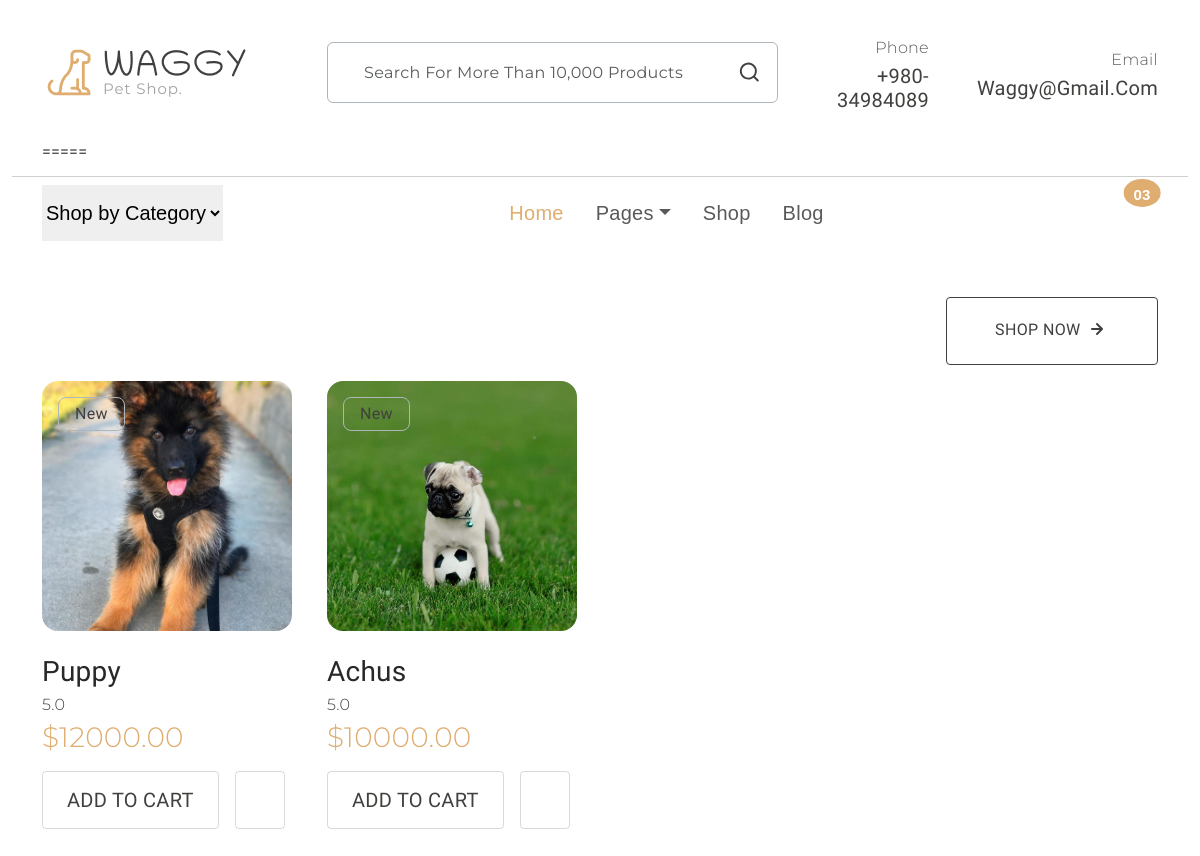
The page /allpets/ on the database as committed earlier.
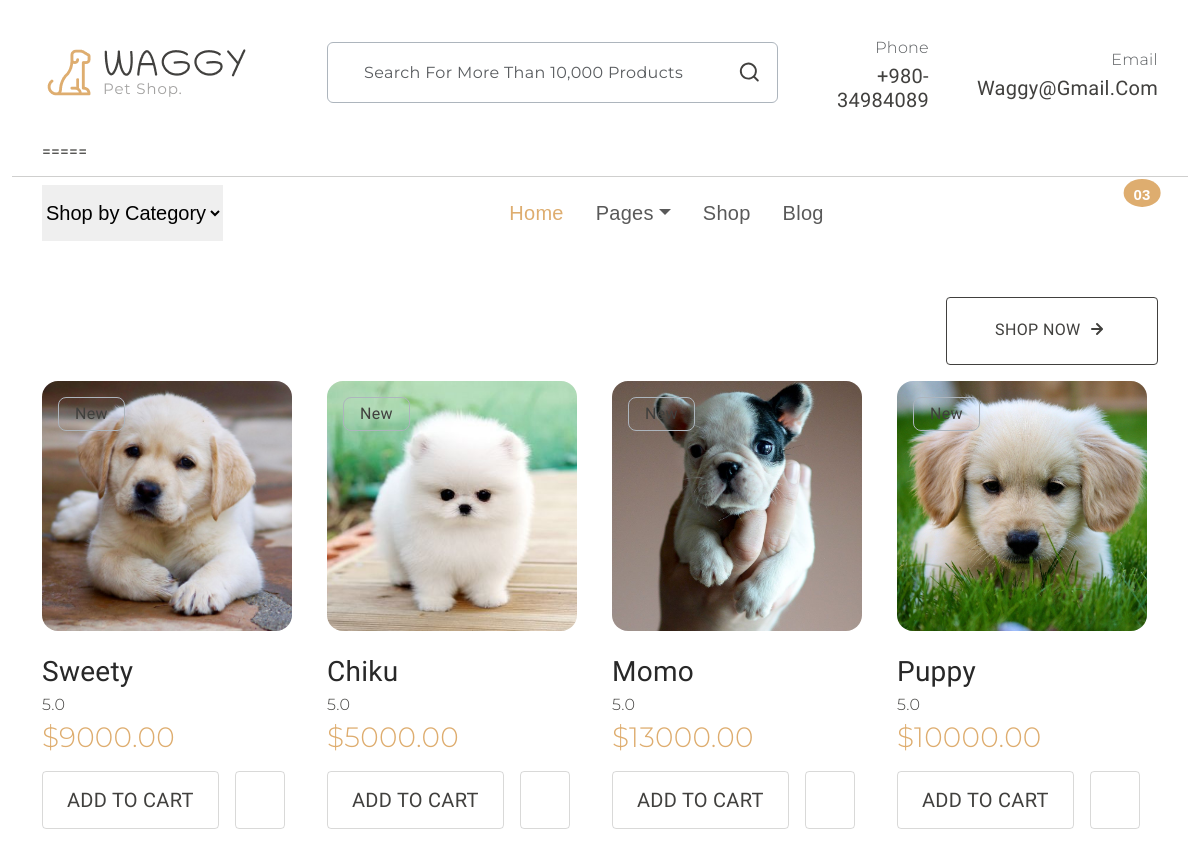
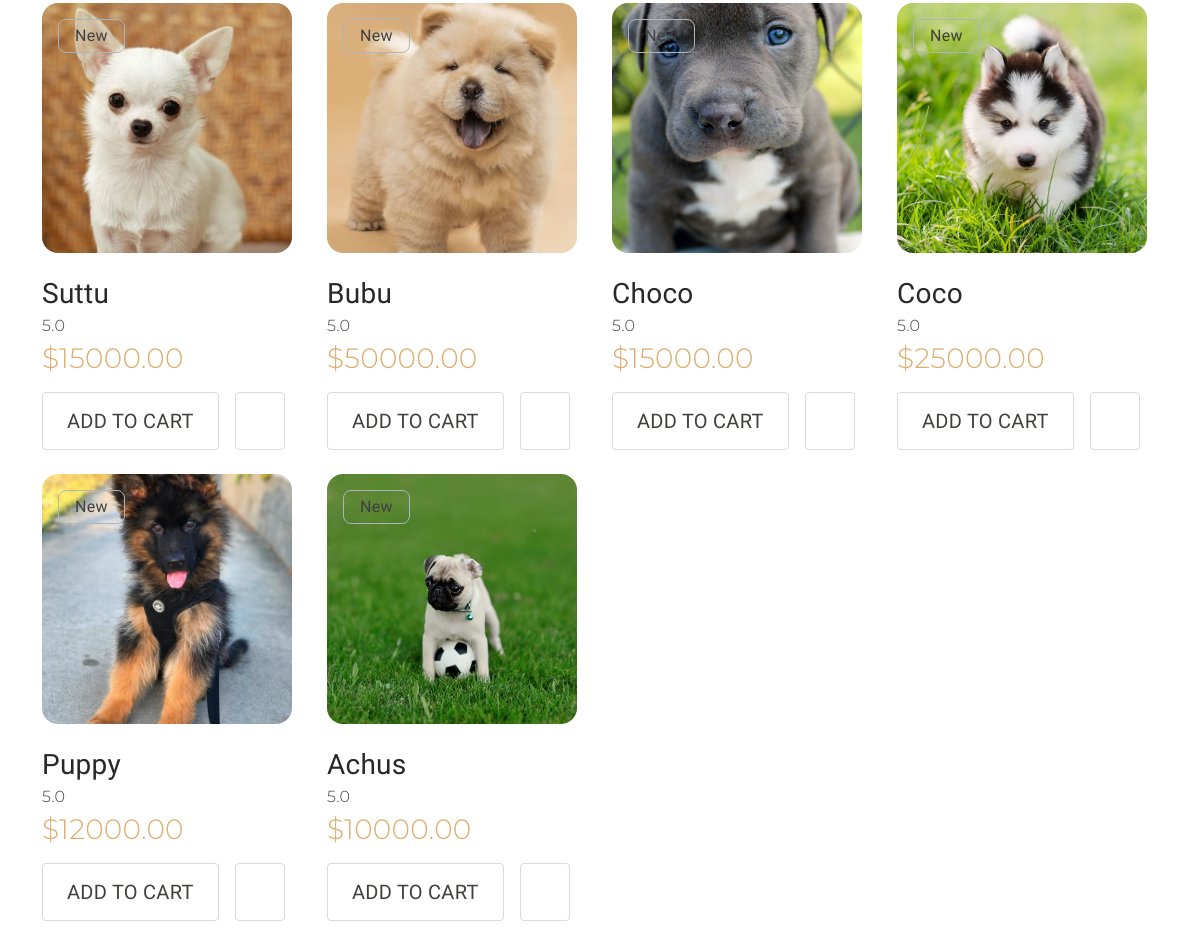
The same page on the database as committed later (2 pictures, top to bottom).
### shop/models.py (models this page shows, shortened)
class Pet(models.Model):
    CATEGORY = models.ForeignKey(PetCategory, on_delete=models.CASCADE)
    name = models.CharField(max_length=100)
    image = models.ImageField(upload_to='pet_images/',default='pet_images/default.jpg')
    description = models.TextField()
    breed = models.CharField(max_length=100)
    price = models.DecimalField(max_digits=10, decimal_places=2)
    age = models.PositiveIntegerField()
    size = models.CharField(max_length=50)

### shop/views.py (the view)
# urls.py: path('allpets/',views.allpets,name='allpets'),
def allpets(request):
    pets = Pet.objects.all().order_by('-id')
    return render(request,"allpets.html", {"pets": pets})

### templates/allpets.html (shortened to what this page needs)
{% extends 'base.html' %}
{% block content %}
{% load static %}
 <section id="clothing" class="my-5 overflow-hidden">
    <div class="container pb-5">
      <div class="section-header d-md-flex justify-content-between align-items-center mb-3">
        <div>
          <a href="#" class="btn btn-outline-dark btn-lg text-uppercase fs-6 rounded-1">
            shop now
            <svg width="24" height="24" viewBox="0 0 24 24" class="mb-1">
              <use xlink:href="#arrow-right"></use>
            </svg></a>
        </div>
      </div>
      <div class="products-carousel">
        <div class="row">
          {% for pet in pets %}
          <div class="col-12 col-md-6 col-lg-3 mb-4">
            <div class="z-1 position-absolute rounded-3 m-3 px-3 border border-dark-subtle">
              New
            </div>
            <div class="card position-relative">
              <a href="{% url 'detailes' pet.id %}"><img src="{{ pet.image.url }}" class="img-fluid rounded-4" alt="image" style="width: 250px; height: 250px; object-fit: cover;"></a>
              <div class="card-body p-0">
                <a href="{% url 'detailes' pet.id %}">
                  <h3 class="card-title pt-4 m-0">{{ pet.name }}</h3>
                </a>
                <div class="card-text">
                  <span class="rating secondary-font">
                    5.0</span>
                  <h3 class="secondary-font text-primary">${{ pet.price }}</h3>
                  <div class="d-flex flex-wrap mt-3">
                    <a href="#" class="btn-cart me-3 px-4 pt-3 pb-3">
                      <h5 class="text-uppercase m-0">Add to Cart</h5>
                    </a>
                    <a href="#" class="btn-wishlist px-4 pt-3 ">
                    </a>
                  </div>
                </div>
              </div>
            </div>
          </div>
          {% endfor %}
        </div>
      </div>
    </div>
  </section>
{% endblock %}

### templates/base.html (shortened to what this page needs)
{% load static %}
<!DOCTYPE html>
<html lang="en">
<head>
</head>
<link rel="stylesheet" href="https://cdn.jsdelivr.net/npm/swiper@9/swiper-bundle.min.css" />
<link href="https://cdn.jsdelivr.net/npm/bootstrap@5.3.0-alpha3/dist/css/bootstrap.min.css" rel="stylesheet"
>
<link rel="stylesheet" type="text/css" href="{% static 'css/vendor.css' %}">
<link rel="stylesheet" type="text/css" href="{% static 'style.css' %}">
</head>
<body>
  <header>
    <div class="container py-2">
      <div class="row py-4 pb-0 pb-sm-4 align-items-center ">
        <div class="col-sm-4 col-lg-3 text-center text-sm-start">
          <div class="main-logo">
            <a href="index.html">
              <img src="{% static 'images/logo.png' %}" alt="logo" class="img-fluid">
            </a>
          </div>
        </div>
        <div class="col-sm-6 offset-sm-2 offset-md-0 col-lg-5 d-none d-lg-block">
          <div class="search-bar border rounded-2 px-3 border-dark-subtle">
            <form id="search-form" class="text-center d-flex align-items-center" action="" method="">
              <input type="text" class="form-control border-0 bg-transparent"
                placeholder="Search for more than 10,000 products" />
              <svg xmlns="http://www.w3.org/2000/svg" width="24" height="24" viewBox="0 0 24 24">
                <path fill="currentColor"
                  d="M21.71 20.29L18 16.61A9 9 0 1 0 16.61 18l3.68 3.68a1 1 0 0 0 1.42 0a1 1 0 0 0 0-1.39ZM11 18a7 7 0 1 1 7-7a7 7 0 0 1-7 7Z" />
              </svg>
            </form>
          </div>
        </div>
        <div
          class="col-sm-8 col-lg-4 d-flex justify-content-end gap-5 align-items-center mt-4 mt-sm-0 justify-content-center justify-content-sm-end">
          <div class="support-box text-end d-none d-xl-block">
            <span class="fs-6 secondary-font text-muted">Phone</span>
            <h5 class="mb-0">+980-34984089</h5>
          </div>
          <div class="support-box text-end d-none d-xl-block">
            <span class="fs-6 secondary-font text-muted">Email</span>
            <h5 class="mb-0">waggy@gmail.com</h5>
          </div>
        </div>
      </div>=====
    </div>
    <div class="container-fluid">
      <hr class="m-0">
    </div>
    <div class="container" style="font-size: 20px;font-family: 'Lucida Sans', 'Lucida Sans Regular', 'Lucida Grande', 'Lucida Sans Unicode', Geneva, Verdana, sans-serif;">
      <nav class="main-menu d-flex navbar navbar-expand-lg ">
        <div class="offcanvas offcanvas-end" tabindex="-1" id="offcanvasNavbar" aria-labelledby="offcanvasNavbarLabel">
          <div class="offcanvas-body justify-content-between">
            <select class="filter-categories border-0 mb-0 me-5">
              <option>Shop by Category</option>
            </select>
            <ul class="navbar-nav menu-list list-unstyled d-flex gap-md-3 mb-0">
              <li class="nav-item">
                <a href="/" class="nav-link active">Home</a>
              </li>
              <li class="nav-item dropdown">
                <a class="nav-link dropdown-toggle" role="button" id="pages" data-bs-toggle="dropdown"
                  aria-expanded="false">Pages</a>
              </li>
              <li class="nav-item">
                <a href="/allpets/" class="nav-link">Shop</a>
              </li>
              <li class="nav-item">
                <a href="index.html" class="nav-link">Blog</a>
              </li>
            </ul>
            <div class="d-none d-lg-flex align-items-end">
              <ul class="d-flex justify-content-end list-unstyled m-0">
                <li>
                </li>
                <li>
                </li>
                <li class="">
                  <a href="index.html" class="mx-3" data-bs-toggle="offcanvas" data-bs-target="#offcanvasCart"
                    aria-controls="offcanvasCart">
                    <span class="position-absolute translate-middle badge rounded-circle bg-primary pt-2">
                      03
                    </span>
                  </a>
                </li>
              </ul>
            </div>
          </div>
        </div>
      </nav>
    </div>
  </header>
  {% block content %}
  {% endblock %}
</body>
</html>

### static/style.css (style rules this page uses)
:root { --header-height: 160px; --header-height-min: 80px; }
:root { --accent-color: #DEAD6F; --dark-color: #222222; --light-dark-color: #727272; --light-color: #fff; --grey-color: #dbdbdb; --light-grey-color: #fafafa; --primary-color: #6995B1; --light-primary-color: #eef1f3; }
:root { --body-font: 'Chilanka', cursive; --heading-font: 'Chilanka', cursive; --secondary-font: 'Montserrat', sans-serif; }
body { --bs-link-color: #333; --bs-link-hover-color: #333; --bs-link-color-rgb: 40, 40, 40; --bs-link-hover-color-rgb: 0, 0, 0; --bs-light-rgb: 248, 248, 248; --bs-font-sans-serif: 'Chilanka', cursive; --bs-body-font-family: var(--bs-font-sans-serif); --bs-body-font-size: 1rem; --bs-body-font-weight: 400; --bs-body-line-height: 2; --bs-body-color: #41403E; --bs-primary: #DEAD6F; --bs-primary-rgb: 222, 173, 111; --bs-primary-bg-subtle: #FFF9EB; --bs-border-color: #F7F7F7; --bs-secondary-rgb: 230, 243, 251; --bs-success-rgb: 238, 245, 228; --bs-danger-rgb: 249, 235, 231; --bs-warning-rgb: 255, 249, 235; --bs-info-rgb: 230, 243, 250; }
.btn-outline-dark { transition: all 0.3s ease-in; padding: 1.2rem 3rem; letter-spacing: 0.02375rem; text-transform: uppercase; --bs-btn-color: #41403E; --bs-btn-border-color: #41403E; --bs-btn-hover-color: #fff; --bs-btn-hover-bg: #41403E; --bs-btn-hover-border-color: #41403E; --bs-btn-focus-shadow-rgb: 33, 37, 41; --bs-btn-active-color: #fff; --bs-btn-active-bg: #41403E; --bs-btn-active-border-color: #41403E; --bs-btn-active-shadow: inset 0 3px 5px rgba(0, 0, 0, 0.125); --bs-btn-disabled-color: #41403E; --bs-btn-disabled-bg: transparent; --bs-btn-disabled-border-color: #41403E; --bs-gradient: none; }
body { letter-spacing: 0.01625rem; }
h1, h2, h3, h4, h5, h6 { font-family: var(--heading-font); color: var(--bs-body-color); font-weight: 400; text-transform: capitalize; }
a { text-decoration: none; }
.secondary-font { font-family: var(--secondary-font); font-weight: 300; }
.search-bar { border: 1px solid #EAEAEA; }
.search-bar ::placeholder { font-family: var(--secondary-font); }
.navbar-nav .nav-link.active, .navbar-nav .nav-link.show, .nav-link:focus, .nav-link:hover { color: var(--accent-color); }
.card { --bs-card-inner-border-radius: none; --bs-card-bg: transparent; background-color: transparent; border: none; }
a.btn-cart { border-radius: 0.25rem; border: 1px solid rgba(65, 64, 62, 0.20); }
a.btn-wishlist { border-radius: 0.25rem; border: 1px solid rgba(65, 64, 62, 0.20); }
.form-control { color: #908F8D; line-height: normal; letter-spacing: 0.02125rem; text-transform: capitalize; border-radius: 0.25rem; border: 1px solid rgba(65, 64, 62, 0.20); background: #FFF; display: flex; padding: 1.25rem 0rem 1.25rem 1.25rem; align-items: center; gap: 0.375rem; align-self: stretch; }

Rows that differ between the two databases and show on the page:
added Pet: image (picture), name "Sweety", price "9000.00"
added Pet: image (picture), name "Chiku", price "5000.00"
added Pet: image (picture), name "Momo", price "13000.00"
added Pet: image (picture), name "Puppy", price "10000.00"
added Pet: image (picture), name "Suttu", price "15000.00"
added Pet: image (picture), name "Bubu", price "50000.00"
added Pet: image (picture), name "Choco", price "15000.00"
added Pet: image (picture), name "Coco", price "25000.00"
